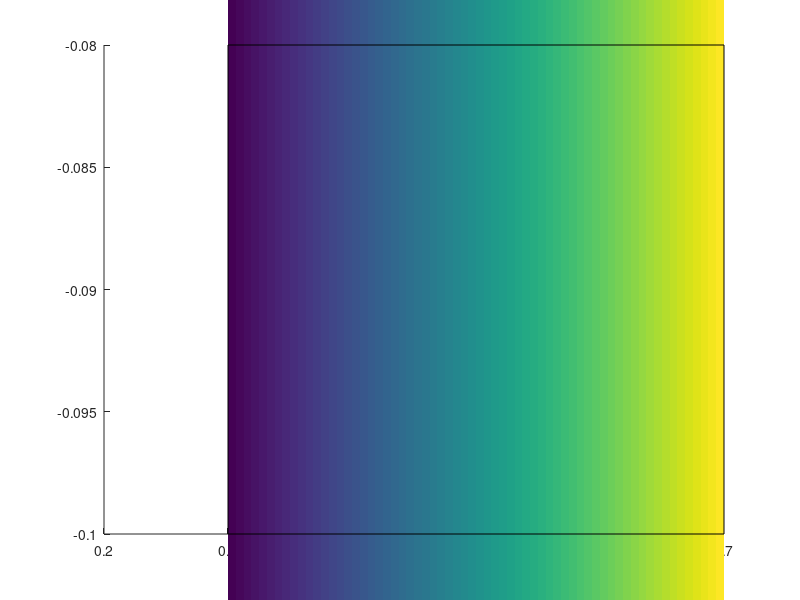

Write MATLAB code to recreate this figure. (Note: this script raises an error after producing the figure.)
% Scale bar
function h = colorscale( varargin )

% arguments
units = '';
x = get( gca, 'XLim' );
y = get( gca, 'YLim' );
x = x(1) + [ .3 .7 ] * ( x(2) - x(1) );
y = y(1) - [ .1 .08 ] * ( y(2) - y(1) );
if nargin >= 1, units = varargin{1}; end
if nargin >= 2, x = varargin{2}; end
if nargin >= 3, y = varargin{3}; end

% color image
fg = get( gcf, 'DefaultTextColor' );
cmap = colormap;
clim = caxis;
folded = -clim(1) == clim(2) && all( cmap(1,:) == cmap(end,:) );
dc = ( clim(2) - clim(1) ) / ( length( cmap ) - 1 );
if folded, clim(1) = 0; end
hold on
dx = .5 * ( x(2) - x(1) ) / ( length( cmap ) - 1 );
dy = ( y(2) - y(1) ) / 3;
h(1) = imagesc( x + dx * [ 1 -1 ], y(1) + dy * [ 1 2 ], clim(1):dc:clim(2) );
h(2) = plot( x([1 1 2 2 1]), y([1 2 2 1 1]), 'Color', fg );
set( h, 'Clipping', 'off' )

% text
dx = x(2) - x(1);
dy = y(2) - y(1);
h(1) = text( x(1) - .02 * dx, y(1) + .5 * dy, num2str(clim(1)), 'Hor', 'right' );
h(2) = text( x(2) + .02 * dx, y(1) + .5 * dy, [ num2str(clim(2)) units ], 'Hor', 'left' );
set( h, 'Ver', 'middle', 'Clipping', 'off' )
if nargout == 0, clear h, end



